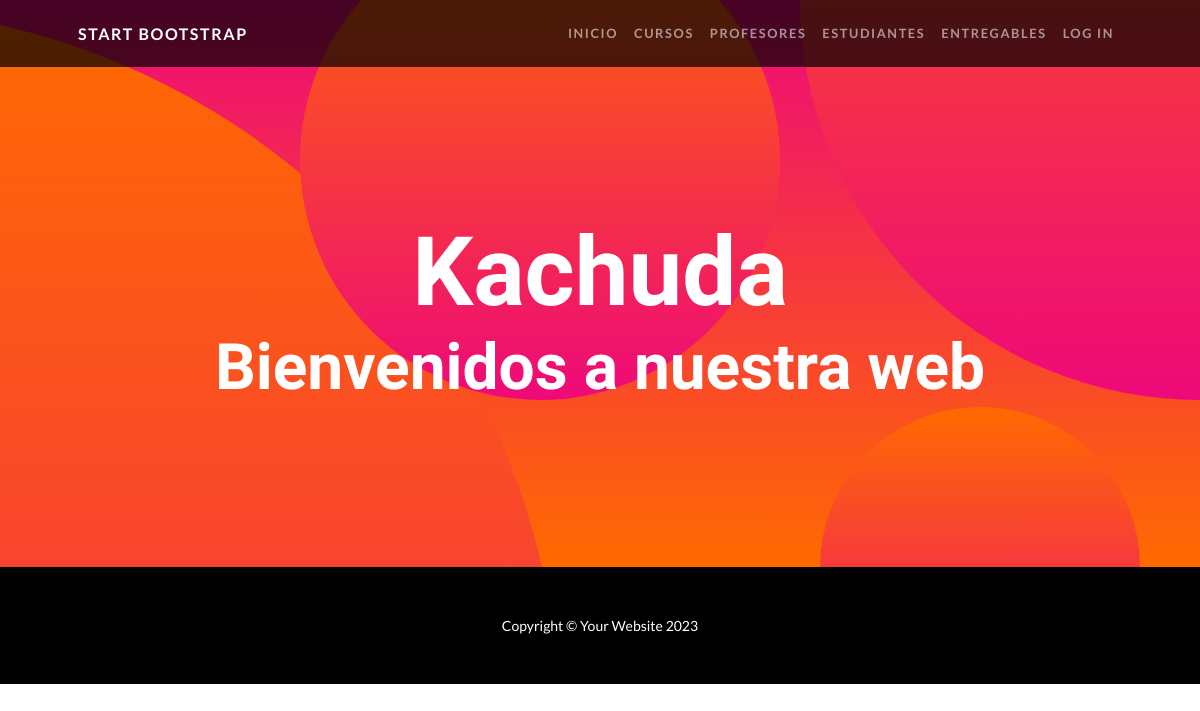
The page /vbc/estudiante/listar on the database as committed earlier.
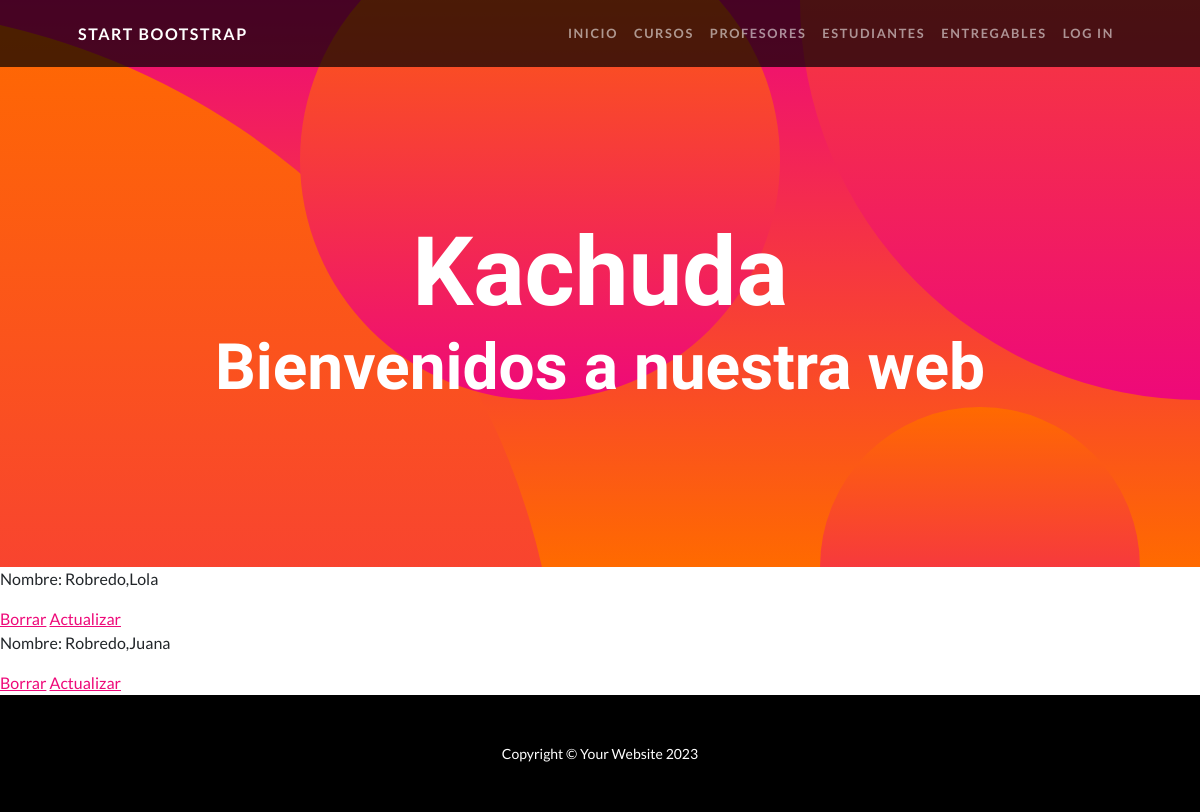
The same page on the database as committed later.
### Appcoder/models.py (models this page shows)
class Estudiante(models.Model):
    nombre = models.CharField(max_length=40)
    apellido = models.CharField(max_length=20)
    email = models.EmailField(max_length=40)

### VBC/views.py (the view)
# urls.py: path('estudiante/listar', views.EstudianteListView.as_view(), name='ListarEstudiantes'),
class EstudianteListView(ListView):
    model = Estudiante
    context_object_name= "Estudiantes"
    template_name= "VBC/lista_estudiantes.html"

### VBC/templates/VBC/lista_estudiantes.html
{% extends 'AppCoder/base.html' %}
{% load static %}
{% block main %}
    {% for estudiante in Estudiantes %}
    <p>Nombre: {{estudiante.apellido}},{{estudiante.nombre}}</p>
    <a href="{% url 'EstudianteBorrar' estudiante.pk %}">Borrar</a>
    <a href="{% url 'EstudianteActualizar' estudiante.pk %}">Actualizar</a>
    {% endfor %}
{% endblock main %}

### Appcoder/templates/Appcoder/base.html (shortened to what this page needs)
<!DOCTYPE html>
{% load static %}
<html lang="en">
    <head>
        <link href="{% static 'Appcoder/css/styles.css' %}" rel="stylesheet" />
    </head>
    <body id="page-top">
        <nav class="navbar navbar-expand-lg navbar-dark navbar-custom fixed-top">
            <div class="container px-5">
                <a class="navbar-brand" href="#page-top">Start Bootstrap</a>
                <div class="collapse navbar-collapse" id="navbarResponsive">
                    <ul class="navbar-nav ms-auto">
                        <li class="nav-item"><a class="nav-link" href="{% url 'Inicio' %}">Inicio</a></li>
                        <li class="nav-item"><a class="nav-link" href="{% url 'Cursos' %}">Cursos</a></li>
                        <li class="nav-item"><a class="nav-link" href="{% url 'Profesores' %}">Profesores</a></li>
                        <li class="nav-item"><a class="nav-link" href="{% url 'Estudiantes' %}">Estudiantes</a></li>
                        <li class="nav-item"><a class="nav-link" href="{% url 'Entregables' %}">Entregables</a></li>
                        <li class="nav-item"><a class="nav-link" href="#!">Log In</a></li>
                    </ul>
                </div>
            </div>
        </nav>
        <header class="masthead text-center text-white">
            <div class="masthead-content">
                <div class="container px-5">
                    <h1 class="masthead-heading mb-0">Kachuda</h1>
                    <h2 class="masthead-subheading mb-0">Bienvenidos a nuestra web</h2>
                </div>
            </div>
            <div class="bg-circle-1 bg-circle"></div>
            <div class="bg-circle-2 bg-circle"></div>
            <div class="bg-circle-3 bg-circle"></div>
            <div class="bg-circle-4 bg-circle"></div>
        </header>
        {%block main%}
        {%endblock main%}
        <footer class="py-5 bg-black">
            <div class="container px-5"><p class="m-0 text-center text-white small">Copyright &copy; Your Website 2023</p></div>
        </footer>
    </body>
</html>

Rows that differ between the two databases and show on the page:
added Estudiante: apellido "Robredo", nombre "Lola"
added Estudiante: apellido "Robredo", nombre "Juana"
